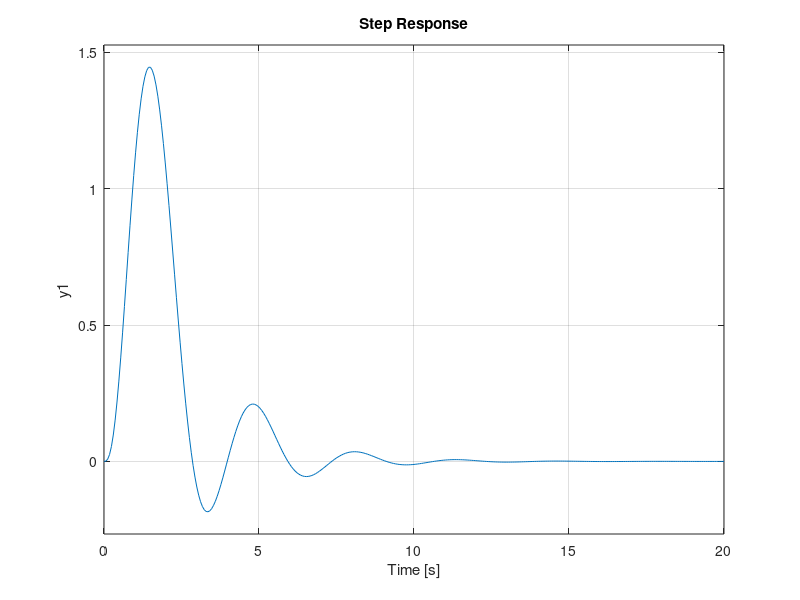

MATLAB code for this plot:
% Aubree Coelho
% 92904475
% July 24, 2021
% MAE170 HW4 Q2d

clc; clear;


% unit step input

top = [36 0];
bot = [1 7 14 28 16];
sys = tf(top,bot);
step(sys);